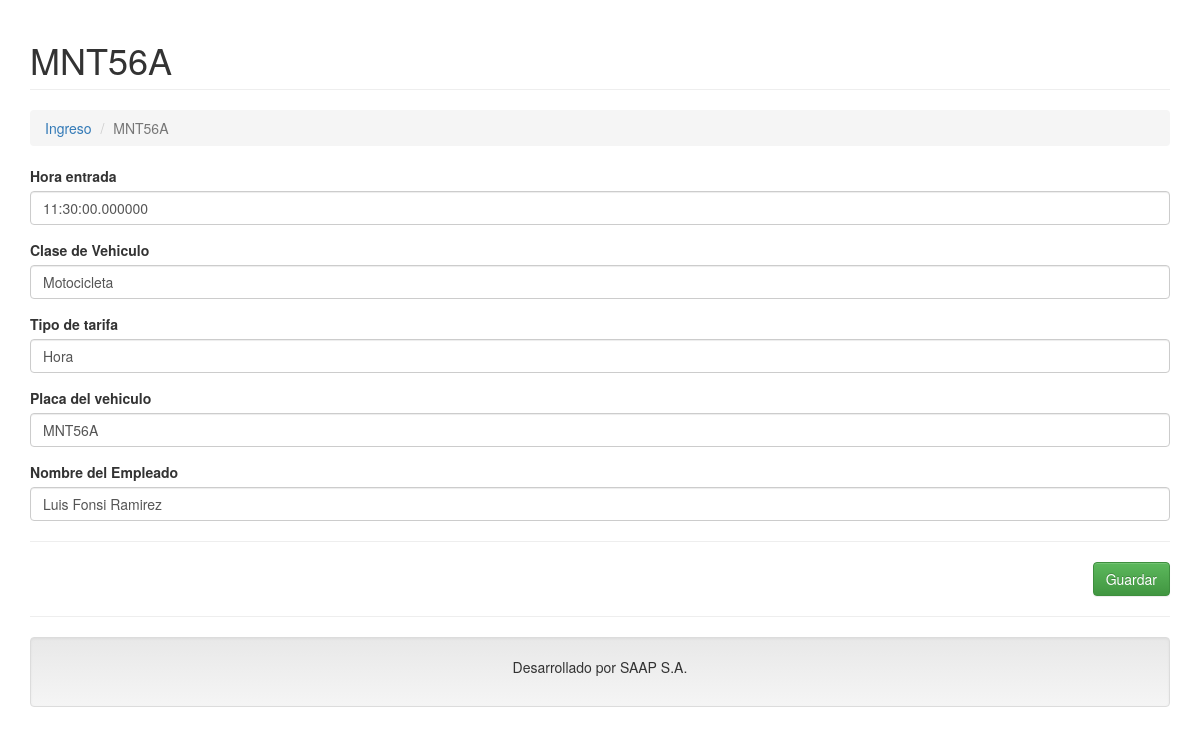
The app's page /ingresos.php?c=Ingreso&a=Update&id=1 (signed in) with its own data.
### tables this page shows
CREATE TABLE `ingresos` (
  `IdControlIngreso` int(11) NOT NULL,
  `tiempo` varchar(100) NOT NULL,
  `tipovehiculo` varchar(100) NOT NULL,
  `TipoTarifa` varchar(100) NOT NULL,
  `PlacasVehiculo` varchar(100) NOT NULL,
  `NombreEmpleado` varchar(100) NOT NULL
);

### controller/ingreso.controller.php (called while the page is built, shortened)
<?php
require_once 'model/ingreso.php';
class IngresoController{
    private $model;
    public function __CONSTRUCT(){
        $this->model = new Ingreso();
    }
    public function Update(){
        $alm = new Ingreso();
        if(isset($_REQUEST['id'])){
            $alm = $this->model->Obtener($_REQUEST['id']);
        }
        require_once 'view/header.php';
        require_once 'view/ingreso/ingreso-actualizar.php';
        require_once 'view/footer.php';
    }
}

### model/database.php (called while the page is built)
<?php
class Database
{
    public static function StartUp()
    {
        $pdo = new PDO('mysql:host=localhost;dbname=saap;charset=utf8', 'root', '');
        $pdo->setAttribute(PDO::ATTR_ERRMODE, PDO::ERRMODE_EXCEPTION);
        return $pdo;
    }
}

### model/ingreso.php (called while the page is built, shortened)
<?php
class Ingreso
{
	private $pdo;
	public function __CONSTRUCT()
	{
		try
		{
			$this->pdo = Database::StartUp();
		}
		catch(Exception $e)
		{
			die($e->getMessage());
		}
	}
	public function Obtener($id)
	{
		try
		{
			$stm = $this->pdo
			          ->prepare("SELECT * FROM ingresos WHERE IdControlIngreso = ?");
			$stm->execute(array($id));
			return $stm->fetch(PDO::FETCH_OBJ);
		} catch (Exception $e)
		{
			die($e->getMessage());
		}
	}
}

### view/ingreso/ingreso-actualizar.php (the view, shortened to what this page needs)
<h1 class="page-header">
    <?php echo $alm->IdControlIngreso != null ? $alm->PlacasVehiculo : 'Modificar ingreso'; ?>
</h1>
<ol class="breadcrumb">
  <li><a href="?c=Ingreso">Ingreso</a></li>
  <li class="active"><?php echo $alm->IdControlIngreso != null ? $alm->PlacasVehiculo : 'Modificar ingreso'; ?></li>
</ol>
<form id="frm-ingreso" action="?c=Ingreso&a=Modificar" method="post" enctype="multipart/form-data">
   <div class="form-group">
        <label>Hora entrada</label>
        <input type="text" name="tiempo" value="<?php echo $alm->tiempo; ?>" class="form-control" />
    </div>
    <div class="form-group">
        <label>Clase de Vehiculo</label>
        <input type="text" name="tipovehiculo" value="<?php echo $alm->tipovehiculo; ?>" class="form-control" />
    </div>
    <div class="form-group">
        <label>Tipo de tarifa</label>
        <input type="text" name="TipoTarifa" value="<?php echo $alm->TipoTarifa; ?>" class="form-control" placeholder="Ingrese nombre Cliente"  />
    </div>
    <div class="form-group">
        <label>Placa del vehiculo</label>
        <input type="text" name="PlacasVehiculo" value="<?php echo $alm->PlacasVehiculo; ?>" class="form-control" />
    </div>
    <div class="form-group">
        <label>Nombre del Empleado</label>
        <input type="text" name="NombreEmpleado" value="<?php echo $alm->NombreEmpleado; ?>" class="form-control" placeholder="Ingrese numero de contacto del cliente" />
    </div>
    <hr />
    <div class="text-right">
        <button class="btn btn-success">Guardar</button>
    </div>
</form>

### records on screen
ingresos: PlacasVehiculo "MNT56A", tiempo "11:30:00.000000", tipovehiculo "Motocicleta", TipoTarifa "Hora", NombreEmpleado "Luis Fonsi Ramirez"
